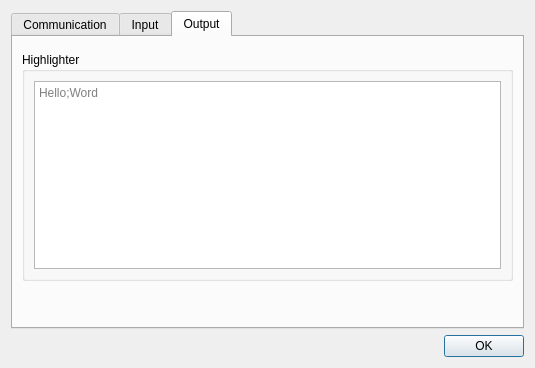
<?xml version="1.0" encoding="UTF-8"?>
<ui version="4.0">
 <class>SAKToolBoxUiParameters</class>
 <widget class="QDialog" name="SAKToolBoxUiParameters">
  <property name="geometry">
   <rect>
    <x>0</x>
    <y>0</y>
    <width>535</width>
    <height>368</height>
   </rect>
  </property>
  <property name="windowTitle">
   <string>Dialog</string>
  </property>
  <layout class="QGridLayout" name="gridLayout">
   <item row="1" column="1">
    <widget class="QPushButton" name="pushButtonOK">
     <property name="text">
      <string>OK</string>
     </property>
    </widget>
   </item>
   <item row="1" column="0">
    <spacer name="horizontalSpacer">
     <property name="orientation">
      <enum>Qt::Horizontal</enum>
     </property>
     <property name="sizeHint" stdset="0">
      <size>
       <width>40</width>
       <height>20</height>
      </size>
     </property>
    </spacer>
   </item>
   <item row="0" column="0" colspan="2">
    <widget class="QTabWidget" name="tabWidget">
     <property name="currentIndex">
      <number>2</number>
     </property>
     <widget class="QWidget" name="tab">
      <attribute name="title">
       <string>Communication</string>
      </attribute>
      <layout class="QVBoxLayout" name="verticalLayout">
       <item>
        <widget class="SAKMaskerToolUi" name="widgetTxMasker" native="true"/>
       </item>
       <item>
        <widget class="SAKMaskerToolUi" name="widgetRxMasker" native="true"/>
       </item>
       <item>
        <widget class="SAKAnalyzerToolUi" name="widgetTxAnanyzer" native="true"/>
       </item>
       <item>
        <widget class="SAKAnalyzerToolUi" name="widgetRxAnanlyzer" native="true"/>
       </item>
       <item>
        <spacer name="verticalSpacer">
         <property name="orientation">
          <enum>Qt::Vertical</enum>
         </property>
         <property name="sizeHint" stdset="0">
          <size>
           <width>20</width>
           <height>40</height>
          </size>
         </property>
        </spacer>
       </item>
      </layout>
     </widget>
     <widget class="QWidget" name="tab_2">
      <attribute name="title">
       <string>Input</string>
      </attribute>
      <layout class="QVBoxLayout" name="verticalLayout_2">
       <item>
        <widget class="QGroupBox" name="groupBox_4">
         <property name="minimumSize">
          <size>
           <width>0</width>
           <height>50</height>
          </size>
         </property>
         <property name="title">
          <string>Preprocessing</string>
         </property>
         <layout class="QGridLayout" name="gridLayout_6">
          <item row="2" column="1">
           <widget class="SAKEscapeCharacterComboBox" name="comboBoxEscapeCharacter"/>
          </item>
          <item row="0" column="1">
           <widget class="SAKAffixesComboBox" name="comboBoxPrefix"/>
          </item>
          <item row="1" column="1">
           <widget class="SAKAffixesComboBox" name="comboBoxSuffix"/>
          </item>
          <item row="1" column="0">
           <widget class="QLabel" name="label_12">
            <property name="text">
             <string>Frame suffix</string>
            </property>
           </widget>
          </item>
          <item row="0" column="0">
           <widget class="QLabel" name="label_11">
            <property name="text">
             <string>Frame prefix</string>
            </property>
           </widget>
          </item>
          <item row="2" column="0">
           <widget class="QLabel" name="label_13">
            <property name="text">
             <string>Escape character</string>
            </property>
           </widget>
          </item>
          <item row="0" column="2">
           <spacer name="horizontalSpacer_5">
            <property name="orientation">
             <enum>Qt::Horizontal</enum>
            </property>
            <property name="sizeHint" stdset="0">
             <size>
              <width>40</width>
              <height>20</height>
             </size>
            </property>
           </spacer>
          </item>
         </layout>
        </widget>
       </item>
       <item>
        <widget class="QGroupBox" name="groupBox_2">
         <property name="title">
          <string>CRC settings</string>
         </property>
         <layout class="QGridLayout" name="gridLayout_2">
          <item row="1" column="0" colspan="7">
           <layout class="QHBoxLayout" name="horizontalLayout">
            <item>
             <widget class="QLabel" name="label_8">
              <property name="text">
               <string>Algorithm</string>
              </property>
             </widget>
            </item>
            <item>
             <widget class="SAKCrcAlgorithmComboBox" name="comboBoxAlgorithm">
              <property name="sizePolicy">
               <sizepolicy hsizetype="Expanding" vsizetype="Fixed">
                <horstretch>0</horstretch>
                <verstretch>0</verstretch>
               </sizepolicy>
              </property>
             </widget>
            </item>
           </layout>
          </item>
          <item row="0" column="1">
           <widget class="SAKCheckBox" name="checkBoxBigEndian">
            <property name="text">
             <string>Big endian</string>
            </property>
           </widget>
          </item>
          <item row="0" column="6">
           <spacer name="horizontalSpacer_4">
            <property name="orientation">
             <enum>Qt::Horizontal</enum>
            </property>
            <property name="sizeHint" stdset="0">
             <size>
              <width>40</width>
              <height>20</height>
             </size>
            </property>
           </spacer>
          </item>
          <item row="0" column="4">
           <widget class="QLabel" name="label_10">
            <property name="text">
             <string>End index</string>
            </property>
           </widget>
          </item>
          <item row="0" column="0">
           <widget class="SAKCheckBox" name="checkBoxCrcEnable">
            <property name="text">
             <string>Enable</string>
            </property>
           </widget>
          </item>
          <item row="0" column="2">
           <widget class="QLabel" name="label_9">
            <property name="text">
             <string>Start index</string>
            </property>
           </widget>
          </item>
          <item row="0" column="3">
           <widget class="SAKSpinBox" name="spinBoxStartIndex"/>
          </item>
          <item row="0" column="5">
           <widget class="SAKSpinBox" name="spinBoxEndIndex"/>
          </item>
         </layout>
        </widget>
       </item>
       <item>
        <spacer name="verticalSpacer_2">
         <property name="orientation">
          <enum>Qt::Vertical</enum>
         </property>
         <property name="sizeHint" stdset="0">
          <size>
           <width>20</width>
           <height>40</height>
          </size>
         </property>
        </spacer>
       </item>
      </layout>
     </widget>
     <widget class="QWidget" name="tab_3">
      <attribute name="title">
       <string>Output</string>
      </attribute>
      <layout class="QGridLayout" name="gridLayout_8">
       <item row="2" column="0">
        <spacer name="verticalSpacer_3">
         <property name="orientation">
          <enum>Qt::Vertical</enum>
         </property>
         <property name="sizeHint" stdset="0">
          <size>
           <width>20</width>
           <height>40</height>
          </size>
         </property>
        </spacer>
       </item>
       <item row="1" column="0">
        <widget class="QGroupBox" name="groupBox_6">
         <property name="minimumSize">
          <size>
           <width>0</width>
           <height>50</height>
          </size>
         </property>
         <property name="title">
          <string>Highlighter</string>
         </property>
         <layout class="QGridLayout" name="gridLayout_10">
          <item row="0" column="0">
           <widget class="QTextEdit" name="textEdit">
            <property name="placeholderText">
             <string notr="true">Hello;Word</string>
            </property>
           </widget>
          </item>
         </layout>
        </widget>
       </item>
       <item row="0" column="0">
        <widget class="SAKStorerToolUi" name="widgetStorer" native="true"/>
       </item>
      </layout>
     </widget>
    </widget>
   </item>
  </layout>
 </widget>
 <customwidgets>
  <customwidget>
   <class>SAKCheckBox</class>
   <extends>QCheckBox</extends>
   <header location="global">SAKCheckBox.hh</header>
  </customwidget>
  <customwidget>
   <class>SAKSpinBox</class>
   <extends>QSpinBox</extends>
   <header location="global">SAKSpinBox.hh</header>
  </customwidget>
  <customwidget>
   <class>SAKAnalyzerToolUi</class>
   <extends>QWidget</extends>
   <header location="global">SAKAnalyzerToolUi.hh</header>
   <container>1</container>
  </customwidget>
  <customwidget>
   <class>SAKMaskerToolUi</class>
   <extends>QWidget</extends>
   <header location="global">SAKMaskerToolUi.hh</header>
   <container>1</container>
  </customwidget>
  <customwidget>
   <class>SAKEscapeCharacterComboBox</class>
   <extends>QComboBox</extends>
   <header location="global">SAKEscapeCharacterComboBox.hh</header>
  </customwidget>
  <customwidget>
   <class>SAKAffixesComboBox</class>
   <extends>QComboBox</extends>
   <header location="global">SAKAffixesComboBox.hh</header>
  </customwidget>
  <customwidget>
   <class>SAKCrcAlgorithmComboBox</class>
   <extends>QComboBox</extends>
   <header location="global">SAKCrcAlgorithmComboBox.hh</header>
  </customwidget>
  <customwidget>
   <class>SAKStorerToolUi</class>
   <extends>QWidget</extends>
   <header location="global">SAKStorerToolUi.hh</header>
   <container>1</container>
  </customwidget>
 </customwidgets>
 <resources/>
 <connections>
  <connection>
   <sender>pushButtonOK</sender>
   <signal>clicked()</signal>
   <receiver>SAKToolBoxUiParameters</receiver>
   <slot>accept()</slot>
   <hints>
    <hint type="sourcelabel">
     <x>457</x>
     <y>391</y>
    </hint>
    <hint type="destinationlabel">
     <x>393</x>
     <y>399</y>
    </hint>
   </hints>
  </connection>
 </connections>
</ui>
